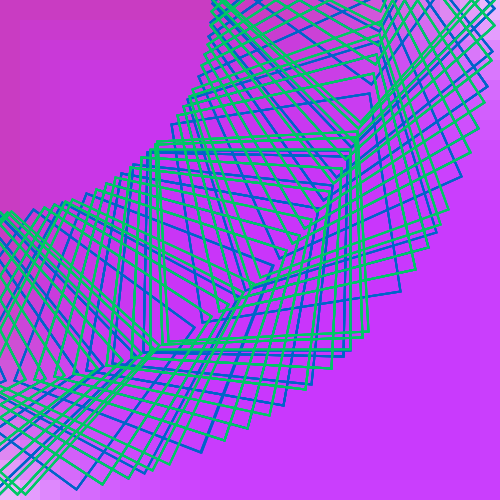
Frame 1 (no input)
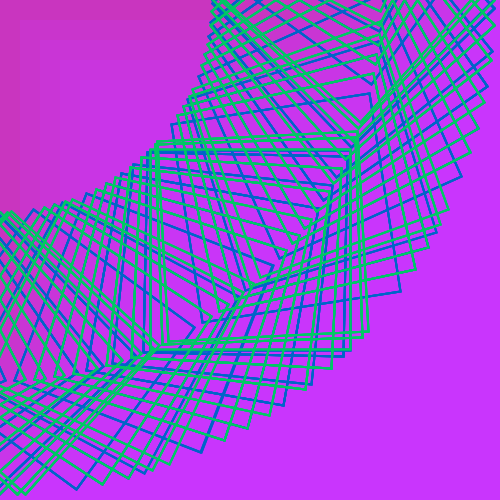
Frame 60 (the mouse pressed at the canvas centre just before this capture)
Frame 120 (the mouse held since frame 60 and released just before this capture): identical to frame 60, image omitted

The Processing sketch that drew these frames (run headless with seeded random() and noise(); from frame 60 on, the mouse is pressed at the canvas centre):

// Processing sketch: processing_37529
// ── processing_37529.pde

//Homework 5
//Copyright Information

int x;
int y;
int d=40;


void setup()
{
 size(500,500);
 noFill();
 smooth(); 
 background(256,256,256);
 rectMode(CENTER); 
}

void draw()
{
 x=0;
 y=0;
 float angle = 0;
 float angleb =3;
 float se = 520;//square's side
  
  while(x < width)
 
  {
   noStroke();
   fill(200,50,x,50);
   rect(x,y,se,se);
   
   x= x+20;
   y= y+20;
   
   
  }

  while(angle < 360)
   {
      noFill();
      rotate(radians(angle));
      strokeWeight(2);
      stroke(0,100,200);
      rect(width/2,height/2,200,200);
      angle = angle + 1;
   }
    
   while(angleb < 360)
    {
      rotate(radians(angleb));
      strokeWeight(2);
      stroke(0,200,100);
      rect(width/2,height/2,200,200);
      angleb = angleb + 1;
    }
   
 }  
